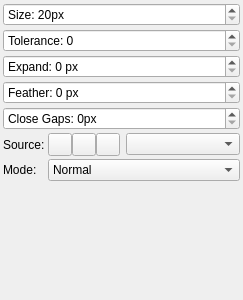
<?xml version="1.0" encoding="UTF-8"?>
<ui version="4.0">
 <class>FillSettings</class>
 <widget class="QWidget" name="FillSettings">
  <property name="geometry">
   <rect>
    <x>0</x>
    <y>0</y>
    <width>243</width>
    <height>300</height>
   </rect>
  </property>
  <layout class="QGridLayout">
   <property name="leftMargin">
    <number>3</number>
   </property>
   <property name="topMargin">
    <number>3</number>
   </property>
   <property name="rightMargin">
    <number>3</number>
   </property>
   <property name="bottomMargin">
    <number>3</number>
   </property>
   <property name="spacing">
    <number>3</number>
   </property>
   <item row="2" column="0" colspan="2">
    <widget class="KisSliderSpinBox" name="size">
     <property name="suffix">
      <string>px</string>
     </property>
     <property name="prefix">
      <string>Size: </string>
     </property>
     <property name="minimum">
      <number>20</number>
     </property>
     <property name="maximum">
      <number>5000</number>
     </property>
     <property name="singleStep">
      <number>1</number>
     </property>
    </widget>
   </item>
   <item row="9" column="0">
    <widget class="QLabel" name="sourceLabel">
     <property name="text">
      <string>Source:</string>
     </property>
    </widget>
   </item>
   <item row="7" column="0" colspan="2">
    <widget class="KisSliderSpinBox" name="gap">
     <property name="suffix">
      <string>px</string>
     </property>
     <property name="prefix">
      <string>Close Gaps: </string>
     </property>
     <property name="maximum">
      <number>32</number>
     </property>
    </widget>
   </item>
   <item row="10" column="1">
    <widget class="QComboBox" name="mode">
     <property name="sizePolicy">
      <sizepolicy hsizetype="Expanding" vsizetype="Fixed">
       <horstretch>0</horstretch>
       <verstretch>0</verstretch>
      </sizepolicy>
     </property>
     <property name="minimumSize">
      <size>
       <width>24</width>
       <height>0</height>
      </size>
     </property>
     <item>
      <property name="text">
       <string>Normal</string>
      </property>
     </item>
     <item>
      <property name="text">
       <string>Behind</string>
      </property>
     </item>
     <item>
      <property name="text">
       <string>Erase</string>
      </property>
     </item>
    </widget>
   </item>
   <item row="3" column="0" colspan="2">
    <widget class="KisSliderSpinBox" name="tolerance">
     <property name="prefix">
      <string>Tolerance: </string>
     </property>
     <property name="maximum">
      <number>254</number>
     </property>
    </widget>
   </item>
   <item row="11" column="0" colspan="2">
    <spacer>
     <property name="orientation">
      <enum>Qt::Vertical</enum>
     </property>
     <property name="sizeHint" stdset="0">
      <size>
       <width>20</width>
       <height>0</height>
      </size>
     </property>
    </spacer>
   </item>
   <item row="9" column="1">
    <layout class="QHBoxLayout" name="horizontalLayout">
     <property name="spacing">
      <number>0</number>
     </property>
     <item>
      <widget class="widgets::GroupedToolButton" name="sourceMerged">
       <property name="toolTip">
        <string>Merged image</string>
       </property>
       <property name="icon">
        <iconset theme="arrow-down-double">
         <normaloff>theme:arrow-down-double.svg</normaloff>theme:arrow-down-double.svg</iconset>
       </property>
       <property name="checkable">
        <bool>true</bool>
       </property>
       <property name="groupPosition">
        <enum>widgets::GroupedToolButton::GroupLeft</enum>
       </property>
      </widget>
     </item>
     <item>
      <widget class="widgets::GroupedToolButton" name="sourceMergedWithoutBackground">
       <property name="toolTip">
        <string>Merged without background</string>
       </property>
       <property name="icon">
        <iconset theme="arrow-down">
         <normaloff>theme:arrow-down.svg</normaloff>theme:arrow-down.svg</iconset>
       </property>
       <property name="checkable">
        <bool>true</bool>
       </property>
       <property name="groupPosition">
        <enum>widgets::GroupedToolButton::GroupCenter</enum>
       </property>
      </widget>
     </item>
     <item>
      <widget class="widgets::GroupedToolButton" name="sourceLayer">
       <property name="toolTip">
        <string>Layer</string>
       </property>
       <property name="icon">
        <iconset theme="layer-visible-on">
         <normaloff>theme:layer-visible-on.svg</normaloff>theme:layer-visible-on.svg</iconset>
       </property>
       <property name="checkable">
        <bool>true</bool>
       </property>
       <property name="groupPosition">
        <enum>widgets::GroupedToolButton::GroupRight</enum>
       </property>
      </widget>
     </item>
     <item>
      <spacer name="horizontalSpacer">
       <property name="orientation">
        <enum>Qt::Horizontal</enum>
       </property>
       <property name="sizeType">
        <enum>QSizePolicy::Maximum</enum>
       </property>
       <property name="sizeHint" stdset="0">
        <size>
         <width>6</width>
         <height>0</height>
        </size>
       </property>
      </spacer>
     </item>
     <item>
      <widget class="QComboBox" name="layer">
       <property name="sizePolicy">
        <sizepolicy hsizetype="Expanding" vsizetype="Fixed">
         <horstretch>0</horstretch>
         <verstretch>0</verstretch>
        </sizepolicy>
       </property>
       <property name="minimumSize">
        <size>
         <width>24</width>
         <height>0</height>
        </size>
       </property>
      </widget>
     </item>
    </layout>
   </item>
   <item row="6" column="0" colspan="2">
    <widget class="KisSliderSpinBox" name="feather">
     <property name="suffix">
      <string> px</string>
     </property>
     <property name="prefix">
      <string>Feather: </string>
     </property>
     <property name="maximum">
      <number>40</number>
     </property>
    </widget>
   </item>
   <item row="10" column="0">
    <widget class="QLabel" name="modeLabel">
     <property name="text">
      <string>Mode:</string>
     </property>
    </widget>
   </item>
   <item row="5" column="0" colspan="2">
    <widget class="KisSliderSpinBox" name="expand">
     <property name="suffix">
      <string> px</string>
     </property>
     <property name="prefix">
      <string>Expand: </string>
     </property>
     <property name="maximum">
      <number>30</number>
     </property>
    </widget>
   </item>
  </layout>
 </widget>
 <customwidgets>
  <customwidget>
   <class>KisSliderSpinBox</class>
   <extends>QSpinBox</extends>
   <header>desktop/widgets/kis_slider_spin_box.h</header>
  </customwidget>
  <customwidget>
   <class>widgets::GroupedToolButton</class>
   <extends>QToolButton</extends>
   <header>desktop/widgets/groupedtoolbutton.h</header>
  </customwidget>
 </customwidgets>
 <resources/>
 <connections/>
</ui>
